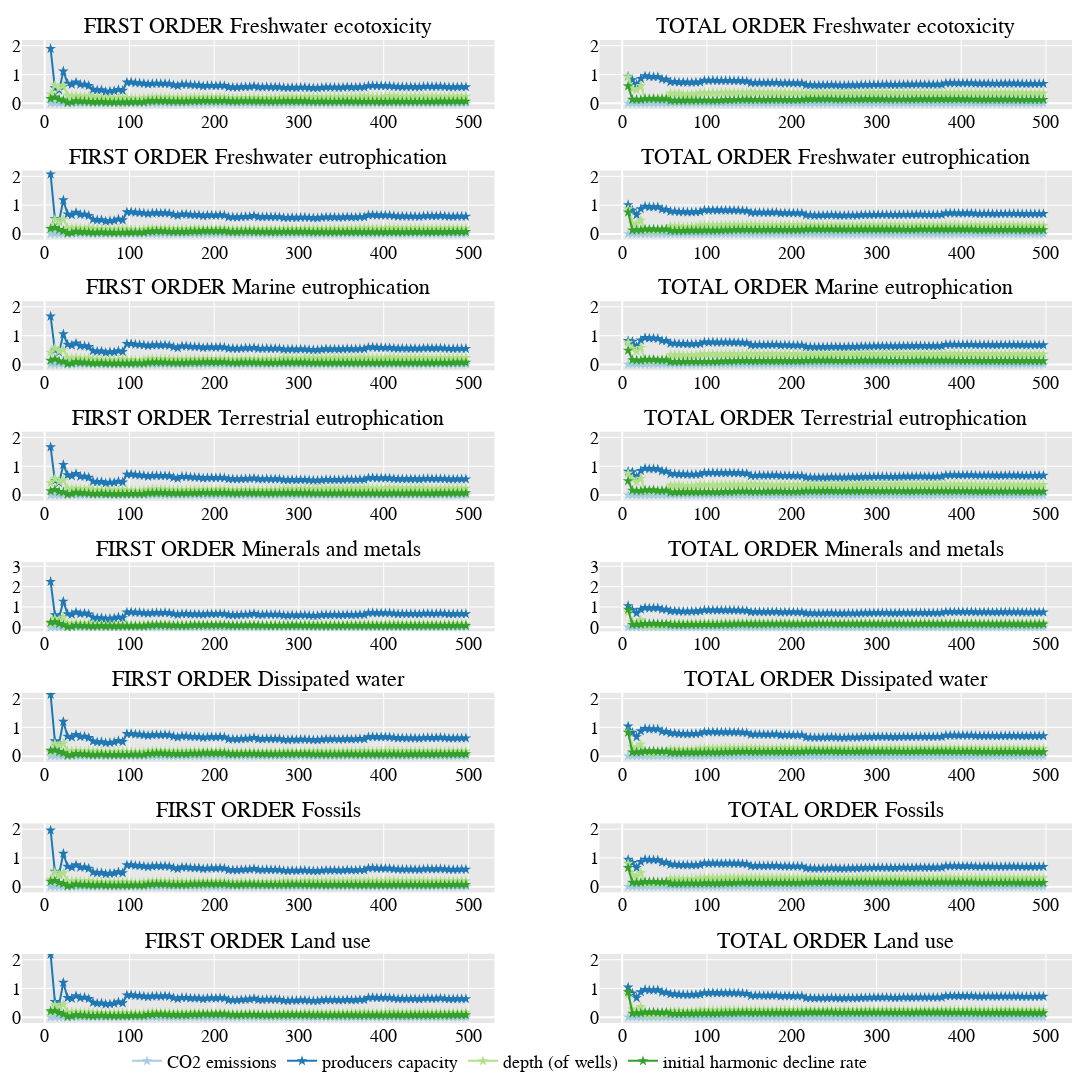

The notebook cell saved with this chart:
### Code cell
m_start = 8
m_end = 16

n_rows = m_end-m_start
n_cols = 2
fig = make_subplots(rows=n_rows, 
                    cols=n_cols,
                    subplot_titles=flatten(subplots_titles[m_start:m_end]),
                   )

how_many_params = 4

flag = True
for i,method in enumerate(methods_names[m_start:m_end]):
    df_first_row = df_first.loc[method]
    df_total_row = df_total.loc[method]
    
    for j in range(how_many_params): 
        
        name_ = df_first_row.index[j]
        
        fig.add_trace(
            go.Scatter(x=Ns[1:], 
                       y=df_first_row[j][1:],
                       name=name_,
                       mode='lines+markers',
                       marker_size=8,
                       marker_symbol='star',
                       marker_opacity = opacity,
                       line=dict(color=colors_opaque[name_], width=2),
                       showlegend=False,
                      ),
            row=i+1, col=1
            )
        fig.add_trace(
            go.Scatter(x = Ns[1:], 
                       y = df_total_row[j][1:],
                       name = df_first_row.index[j],
                       mode='lines+markers',
                       marker_size=8,
                       marker_symbol='star',
                       marker_opacity = opacity,
                       line=dict(color=colors_opaque[name_], width=2),
                       showlegend=flag,
                      ),
            row=i+1, col=2
            )
        fig.update_layout(font_size = 18,
                          font_family = 'Arial',
                          margin = dict(l=20,r=20,t=40,b=20),
                          font_color = 'black',
                         )
    flag = False
    max_val = np.max([1, 
                      max(np.array([df_j[1:] for df_j in df_total_row]).flatten()),
                      max(np.array([df_j[1:] for df_j in df_first_row]).flatten()),
                     ])
    range_ = np.arange(0,max_val+0.8,1)
    for k in range(2):
        fig['layout']['yaxis' + str(i*2+k+1)].update(range=[-0.2, max(range_)+0.2],
                                                     tickvals=range_,
                                                     ticktext=range_)       
        
fig.update_layout(height=1600, 
                  width=1130, 
#                   title_text  = "Convergence of Sobol' indices " + option.upper(),
#                   title_font_color = "black",
#                   title_font_size = 24,
#                   title_font_family = 'Arial',
                  legend=dict(x=0.1, 
                              y=-0.02,
                              orientation="h"),
                  plot_bgcolor=plot_bgcolor_,
                 )
# fig.update_xaxes(showgrid=True, gridwidth=1, gridcolor='white',
#                  zeroline=True, zerolinewidth=2, zerolinecolor='gray')
# fig.update_yaxes(showgrid=True, gridwidth=1, gridcolor='white',
#                  zeroline=True, zerolinewidth=2, zerolinecolor='LightPink')


for i in fig['layout']['annotations']:
    i['font']['size'] = 22
    i['font']['color'] = 'black'
    i['font']['family'] = 'Arial'
    
    
fig.show()
